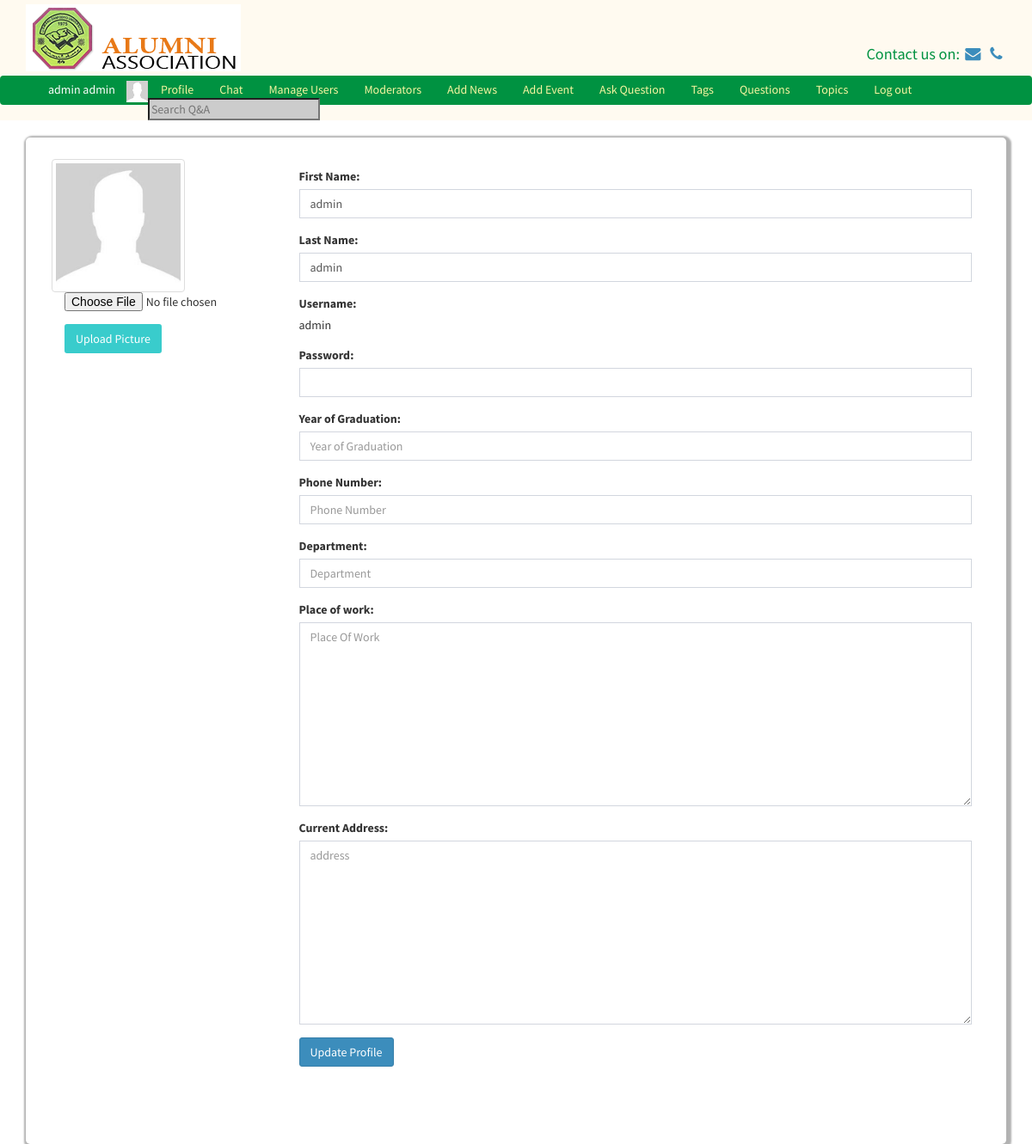
Page /profile.php (signed in) on the committed database.
### tables this page shows
CREATE TABLE `users` (
  `id` int(11) NOT NULL,
  `first_name` varchar(255) NOT NULL,
  `last_name` varchar(255) NOT NULL,
  `username` varchar(255) NOT NULL,
  `password` varchar(255) NOT NULL,
  `salt` varchar(64) NOT NULL,
  `email` varchar(255) NOT NULL,
  `user_type` int(11) NOT NULL,
  `profile_picture` varchar(1024) NOT NULL,
  `online` int(11) NOT NULL DEFAULT '0',
  `year_of_graduation` varchar(255) DEFAULT NULL,
  `phone_number` varchar(255) DEFAULT NULL,
  `place_of_work` text,
  `department` text,
  `address` text
);

### classes/DB.php (called while the page is built, shortened)
<?php
class DB{
	private static $_instance = null;
	private 	$_pdo,
				$_query,
				$_error = false,
				$_results,
				$_count = 0;
	private function __construct(){
		try {
			$this->_pdo = new PDO('mysql:host='.Config::get('mysql/host').';dbname='.Config::get('mysql/db'), Config::get('mysql/username'), Config::get('mysql/password'));
		}
		catch(PDOException $e){
			die($e->getMessage());
		}
	}
	public static function getInstance()
	{
		if (!isset(self::$_instance))
		{
			self::$_instance = new DB();
		}
		return self::$_instance;
	}
	public function query($sql, $params = [])
	{
		$this->_error = false;
		if($this->_query = $this->_pdo->prepare($sql)){
				$x = 1;
			if (count($params)){
				foreach($params as $param){
					$this->_query->bindValue($x, $param);
					$x++;
				}
			}
				if($this->_query->execute()){
					$this->_results = $this->_query->fetchAll(PDO::FETCH_OBJ);
					$this->_count = $this->_query->rowCount();
				}
				else{
					$this->_error = true;
				}
				}
				return $this;
		}
		public function error(){
			return $this->_error;
		}
		private function action($action, $table, $where = []){
			if (count($where) === 3)
			{
				$operators = ['=','>=','<=','<','>','!='];
					$field = $where[0];
					$operator = $where[1];
					$value = $where[2];
					if(in_array($operator, $operators)){
						$sql = "{$action} FROM {$table} WHERE {$field} {$operator} ?";
						if(!$this->query($sql, [$value])->error())
						{
							return $this;
						}
					}
			}
			return false;
		}
		public function get($table, $where){
			return $this->action('SELECT *', $table, $where);
		}
		public function results()
		{
			return $this->_results;
		}
		public function first(){
			if($this->results()){
			return $this->results()[0];
			}else {
				return false;
			}
		}
		public function counter(){
			return $this->_count;
		}
	}
?>

### classes/Config.php (called while the page is built)
<?php
class Config{
	public static function get($path)
	{
		if($path){
			$config = $GLOBALS['config'];
			$path = explode('/', $path);
			foreach ($path as $bit){
				if(isset($config[$bit])){
					$config = $config[$bit];
				}
			}
			return $config;
		}
		return false;
	}
}
?>

### classes/User.php (called while the page is built, shortened)
<?php
class User
{
	private $_session_name, $_isLoggedIn, $_activeRecord, $_error, $_db, $_online;
	public function __construct($user = null){
		$this->_activeRecord = new ActiveRecord('users');
		$this->_session_name = Config::get('session/session_name');
		if(!$user){
				if(Session::exists($this->_session_name)){
						$user = Session::get($this->_session_name);
						if($this->_activeRecord->find($user))
						{
								$this->_isLoggedIn = true;
						}
				}
		}
		else{
				$this->_activeRecord->find($user);
		}
}
		public function activeRecord(){
			return $this->_activeRecord;
		}
	public function isLoggedIn(){
		return $this->_isLoggedIn;
	}
	public function isAdmin(){
		if($this->_activeRecord->data()->user_type == 1)
		{
			return true;
		}
	}
}
?>

### classes/Session.php (called while the page is built, shortened)
<?php
class Session {
	public static function exists($tokenName)
		{
			return (isset($_SESSION[$tokenName])) ? true: false;
		}
	public static function get($name){
		return $_SESSION[$name];
	}
}
?>

### classes/ActiveRecord.php (called while the page is built, shortened)
<?php
class ActiveRecord{
	private $_db, $_table, $_data;
	public function __construct($tableName){
		$this->_db = DB::getInstance();
		$this->_table = $tableName;
	}
	public function find($user = null){
		if($user){
			$field = (is_numeric($user))? 'id' : 'username';
			$data = $this->_db->get($this->_table, [$field,'=',$user]);
			if($data->counter()){
			$this->_data = $data->first();
				return true;
			}
			else{
				return false;
			}
		}
	}
	public function data()
	{
		return $this->_data;
	}
}
?>

### profile.php (the view, shortened to what this page needs)
<?php
$user = new User();
?>
<body>
<?php
Template::start();
?>
<div class="row">
    <div class="container">
        <div class="content">
            <div class="row">
                <div class="col-md-12">
                    <div class="col-md-2">
                        <div class="loading" style=" width: 100px; height: 150px;  position: absolute; z-index: 150">
                        </div>
                        <div class="pic">
                            <img src="<?=$user->activeRecord()->data()->profile_picture ?>" class="img-thumbnail" width="250px" height="300px" />
                        </div>
                        <div class="col-sm-12">
                            <div class="form-group">
                                <input type="file" id="image" />
                            </div>
                            <button type="button" id="image_button" class="btn bg bg-teal">Upload Picture</button>
                        </div>
                    </div>
                    <div class="col-md-9 col-md-offset-1">
                        <div class="box-body">
                        <form action="" method="post">
                        <div class="form-group">
                            <label for="">First Name:</label>
                            <input type="text" name="first_name" class="form-control" value="<?= $user->activeRecord()->data()->first_name ?>">
                        </div>
                            <div class="form-group">
                            <label for="">Last Name:</label>
                            <input type="text" name="last_name" class="form-control" value="<?= $user->activeRecord()->data()->last_name ?>">
                        </div>
                        <div class="form-group">
                            <label for="">Username:</label>
                            <br><?= $user->activeRecord()->data()->username ?>
                        </div>
                        <div class="form-group">
                            <label for="">Password:</label>
                            <input type="password" name="password" class="form-control" value="">
                        </div>
                            <div class="form-group">
                                <label for="">Year of Graduation:</label>
                                <input type="number" name="year_of_graduation" class="form-control" placeholder="Year of Graduation" value="<?= $user->activeRecord()->data()->year_of_graduation ?>">
                            </div>
                            <div class="form-group">
                                <label for="">Phone Number:</label>
                                <input type="number" name="phone_no" class="form-control" placeholder="Phone Number" value="<?= $user->activeRecord()->data()->phone_number ?>">
                            </div>
                            <div class="form-group">
                                <label for="">Department:</label>
                                <input type="department" name="department" class="form-control" placeholder="Department" value="<?= $user->activeRecord()->data()->department ?>">
                            </div>
                            <div class="form-group">
                                <label for="">Place of work:</label>
                                <textarea rows="10" cols="15" name="place_of_work" class="form-control" placeholder="Place Of Work" value=""><?= $user->activeRecord()->data()->place_of_work ?></textarea>
                            </div>
                            <div class="form-group">
                                <label for="">Current Address:</label>
                                <textarea rows="10" cols="15" name="address" class="form-control" placeholder="address" value=""><?= $user->activeRecord()->data()->address ?></textarea>
                            </div>
                            <div class="form-group">
                            <input type="submit" class="btn btn-primary" value="Update Profile">
                        </div>
                        </form>
                            </div>
                    </div>
            </div>
        </div>
    </div>
</div>
</div>
</div>
</div>
</body>

### classes/Template.php (shortened to what this page needs)
<?php
class Template
{
    public static function start(){
        $user = new User();
        echo '
        <div style="margin-bottom: 100px">
  <header style="position: fixed; top: 0; width: 100%; z-index: 200; background-color: floralwhite">
  <div class="container">
<div class="row">
    <div style="margin: 5px"></div>
    <div class="col-md-6"><img src="img/logo.png"></div>
    <div class="col-md-6">
        <div style="color: #009241; padding-top:45px; font-size: 1.3em" class="pull-right">Contact us on:
            <a href="mailto:ifo@cjinnovators.com"><i class="fa fa-fw fa-envelope"></i></a>
            <a href="tel:07037350494"><i class="fa fa-fw fa-phone"></i> </a>
        </div>
    </div>
</div>
</div>
<div style="margin: 5px"></div>
<nav class="navbar top-link" style="background-color:#009241; padding-bottom: 0; margin-bottom: 0 ">
    <div class="container-fluid" style="padding-bottom: 0; margin-bottom: 0" >
      ';
        if ($user->isLoggedIn()) {
            echo '
                <div class="chat-box">
                    <div onClick="$(\'.chat-box\').hide()" class="pull-right" style="cursor: pointer;">&times</div>
                    <div class="chatBoxBody">
                    </div>
                </div>
              <ul class="navbar-nav navbar-left top-link-links">
              <li style="color: #ffffff; margin-right: 13px;"> '.$user->activeRecord()->data()->first_name.' '.$user->activeRecord()->data()->last_name.' </li>
              <li><img src="'.$user->activeRecord()->data()->profile_picture.'" height="25px"></li>
          <li><a href="profile.php" class="navbar-link">Profile</a></li>
          <li><a id="chat-btn" style="cursor: pointer;" class="navbar-link">Chat</a></li>';
          if($user->isAdmin()){
         echo'
          <li><a href="manageUsers.php">Manage Users</a></li>
        <li><a href="moderator.php">Moderators</a></li>
        <li><a href="addnews.php">Add News</a></li>
        <li><a href="addevents.php">Add Event</a></li>
            ';
        }if ($user->isModerator()){
                echo '<li ><a href="categories.php">Manage Categories</a></li>';
            }
         echo '
            <li><a href="ask.php">Ask Question</a></li>
            <li><a href="tags.php">Tags</a></li>
            <li><a href="questions.php">Questions</a></li>
            <li><a href="topics.php">Topics</a></li>
          <li><a href="logout.php" class="navbar-link">Log out</a></li>
          <li><input type="text" id="search" class="nav-input" placeholder="Search Q&A"></li>
        </ul>
            ';
        }
        echo '
      </div>
    </nav>
  </header>
</div>
<div class="container">
        <div class="main-content">
<div class="row">
  <div class="container">
    <div class="">
    </div>
  </div>
</div>
        ';
    }
}

### rows in the picture
users: first_name "admin", last_name "admin", profile_picture (picture), username "admin"
